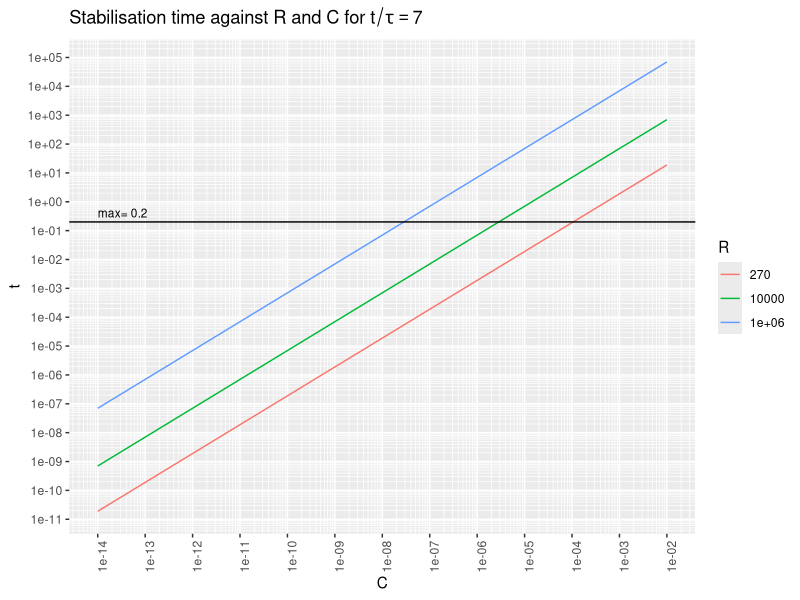
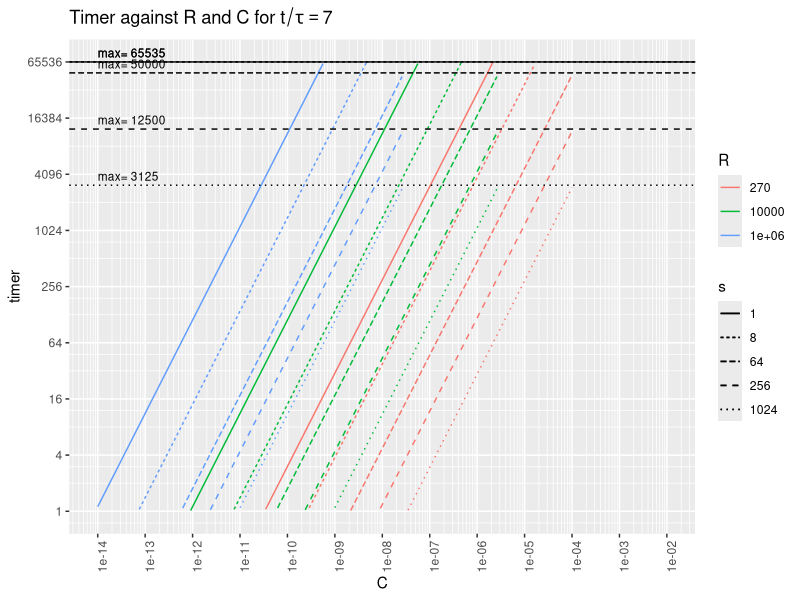

The R source for these figures, in order:
#!/usr/bin/R -q --vanilla -f
options(echo=F)

library(ggplot2)
library(scales)


# Variable setup ###########################################################

# taus = t/RC
# t = timer*s/f

R = t(c(270, 10e3, 1e6))    # all drive resistors
colnames(R) = R
taustable = 7               # taus to stabilization
taufall = -log(1.1/5)       # taus from 5V to 1.1V
taurise = -log(1-1.1/5)     # taus from 0V to 1.1V     
f = 16e6                    # timer frequency
s = matrix(2^c(0,3,6,8,10)) # all prescaler factors
rownames(s) = s

# To choose the various scales, either we want to choose a
# minimum timer resolution and then optimize for fastest time,
# or choose a maximum time and then optimize for highest resolution.
tmax = 0.2
timermax = pmin(tmax*f/s, 2^16-1)

# Based on the max time and timer, max caps for each R and s
Cmax = (timermax*s/f/taustable) %*% (1/R)

# Based on a timer count of 1, min caps for each R and s
Cmin = (s/f/taurise) %*% (1/R)

# various capacitors over the full range
C = matrix(10^seq(-14, -2, by=1/24))
rownames(C) = C  # sprintf('%.2e', C)

# The stabilization time is two-dimensional, over C and R.
tm = taustable*C %*% R

# The stabilization timer value is three-dimensional, over C, R, and s.
timer = drop((f*tm) %o% (1/s))
tmrcompare = aperm(drop(replicate(length(C),
                                  replicate(length(R), timermax))),
                   c(3,2,1))
timer[timer>tmrcompare | timer<1] = NA

# Plot utilities ###########################################################

# Adapted from https://stackoverflow.com/questions/30179442
log_breaks = function(maj, radix=10) {
  function(x) {
    minx = floor(min(logb(x, radix), na.rm=T)) - 1
    maxx = ceiling(max(logb(x, radix), na.rm=T)) + 1
    n_major = maxx - minx + 1
    major_breaks = seq(minx, maxx, by=1)
    if (maj) {
      breaks = major_breaks
    } else {
      breaks = rep(logb(1:(radix-1), radix), times=n_major) +
               rep(major_breaks, each=radix-1)
    }
    radix^breaks
  }
}
# See https://github.com/tidyverse/ggplot2/blob/master/R/scale-continuous.r#L160
scale_x_log_eng = function(..., radix=10) {
  scale_x_continuous(..., trans=log_trans(radix),
                     breaks=log_breaks(TRUE, radix),
                     minor_breaks=log_breaks(FALSE, radix))
}
scale_y_log_eng = function(..., radix=10) {
  scale_y_continuous(..., trans=log_trans(radix),
                     breaks=log_breaks(TRUE, radix),
                     minor_breaks=log_breaks(FALSE, radix))
}


# Plotting #################################################################

tm_df = as.data.frame.table(tm)
colnames(tm_df) = c('C', 'R', 't')
tm_df$C = as.numeric(levels(tm_df$C))[tm_df$C]
ggplot(data=tm_df, aes(x=C, y=t)) +
   ggtitle(bquote(paste('Stabilisation time against R and C for ',
                        t/tau == .(taustable)))) +
   geom_line(aes(colour=R, group=R)) +
   geom_hline(aes(yintercept=tmax)) +
   geom_text(data=data.frame(), size=3,
      aes(x=1e-14, y=tmax, label=paste('max=', tmax),
          hjust='left', vjust=-0.5)) +
   scale_x_log_eng() + scale_y_log_eng() +
   theme(axis.text.x=element_text(angle=90))


tmr_df = as.data.frame.table(timer)
colnames(tmr_df) = c('C', 'R', 's', 'timer')
tmr_df$C = as.numeric(levels(tmr_df$C))[tmr_df$C]

maxdf = data.frame(timer=timermax, s=factor(s))
maxnames = data.frame(C=1e-14, s=factor(s), timer=timermax)

ggplot(data=tmr_df, aes(x=C, y=timer, linetype=s)) +
   ggtitle(bquote(paste('Timer against R and C for ',
                        t/tau == .(taustable)))) +
   geom_line(aes(colour=R, group=interaction(R,s))) +
   geom_hline(data=maxdf, aes(yintercept=timer, linetype=s, group=s)) +
   geom_text(data=maxnames, size=3,
      aes(label=paste('max=',timer), hjust='left', vjust=-0.5, group=s)) +
   scale_x_log_eng() +
   scale_y_log_eng(radix=4, limits=2^c(0,16)) +
   theme(axis.text.x=element_text(angle=90))
